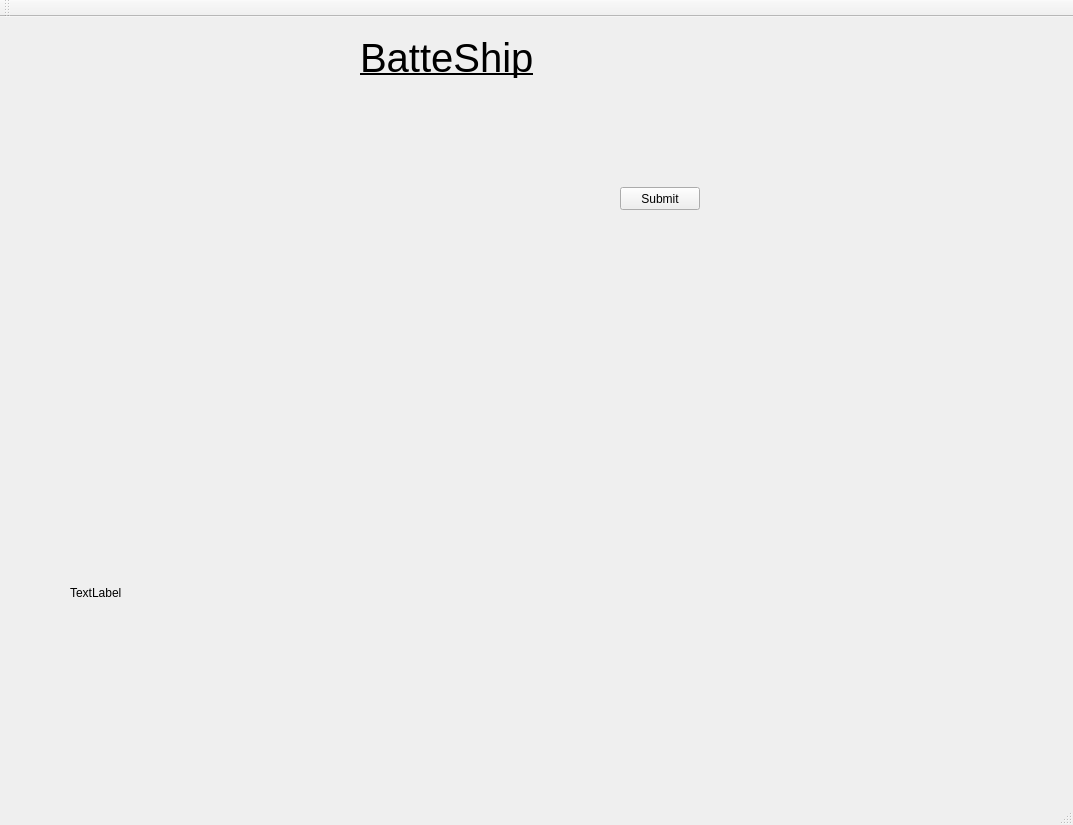
<?xml version="1.0" encoding="UTF-8"?>
<ui version="4.0">
 <class>MainWindow</class>
 <widget class="QMainWindow" name="MainWindow">
  <property name="geometry">
   <rect>
    <x>0</x>
    <y>0</y>
    <width>1073</width>
    <height>825</height>
   </rect>
  </property>
  <property name="windowTitle">
   <string>MainWindow</string>
  </property>
  <property name="styleSheet">
   <string notr="true"/>
  </property>
  <widget class="QWidget" name="centralWidget">
   <widget class="QLabel" name="label">
    <property name="geometry">
     <rect>
      <x>70</x>
      <y>510</y>
      <width>221</width>
      <height>131</height>
     </rect>
    </property>
    <property name="text">
     <string>TextLabel</string>
    </property>
   </widget>
   <widget class="QLabel" name="label_2">
    <property name="geometry">
     <rect>
      <x>360</x>
      <y>20</y>
      <width>201</width>
      <height>41</height>
     </rect>
    </property>
    <property name="font">
     <font>
      <pointsize>30</pointsize>
      <underline>true</underline>
     </font>
    </property>
    <property name="text">
     <string>BatteShip</string>
    </property>
   </widget>
   <widget class="QPushButton" name="bSubmit">
    <property name="geometry">
     <rect>
      <x>620</x>
      <y>170</y>
      <width>80</width>
      <height>23</height>
     </rect>
    </property>
    <property name="text">
     <string>Submit</string>
    </property>
   </widget>
  </widget>
  <widget class="QMenuBar" name="menuBar">
   <property name="geometry">
    <rect>
     <x>0</x>
     <y>0</y>
     <width>1073</width>
     <height>20</height>
    </rect>
   </property>
  </widget>
  <widget class="QToolBar" name="mainToolBar">
   <attribute name="toolBarArea">
    <enum>TopToolBarArea</enum>
   </attribute>
   <attribute name="toolBarBreak">
    <bool>false</bool>
   </attribute>
  </widget>
  <widget class="QStatusBar" name="statusBar"/>
 </widget>
 <layoutdefault spacing="6" margin="11"/>
 <resources/>
 <connections/>
</ui>
